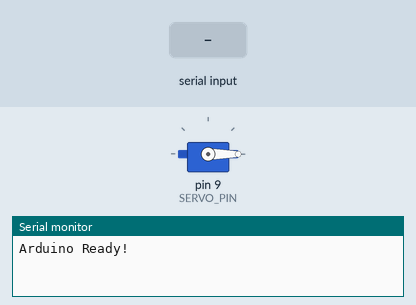
This sketch was run on a simulated Arduino Uno, built with avr-gcc and run on an emulated ATmega328P. Shown: servo, the last lines printed to the serial monitor. The inputs (shaded band) are chosen by the test bench.

Above: at 1.2 s.
1.3 s: "J" received over Serial
At 1.37 s:
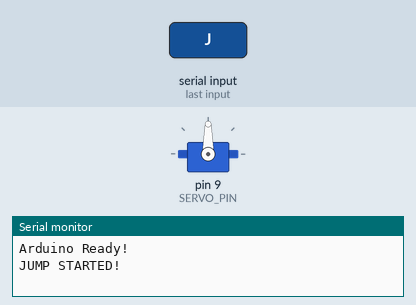
Timing chart, 0 to 4.3 s (numbered marks = the images above; inputs shaded):
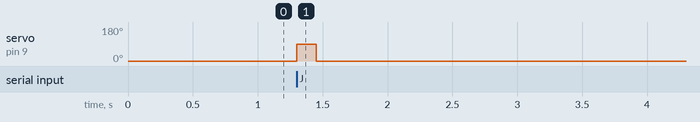

The sketch:

servo_control.ino.ino
```cpp
#include <Servo.h>

Servo myServo;

const int SERVO_PIN = 9;

const int REST_POSITION = 0;
const int JUMP_POSITION = 90;

const unsigned long JUMP_HOLD_TIME = 150;
const unsigned long RETURN_TIME = 150;

enum ServoState {
  IDLE,
  JUMPING,
  RETURNING
};

ServoState currentState = IDLE;

unsigned long previousTime = 0;

void setup() {

  Serial.begin(9600);

  myServo.attach(SERVO_PIN);

  myServo.write(REST_POSITION);

  Serial.println("Arduino Ready!");
}

void loop() {

  if (Serial.available() > 0) {

    char command = Serial.read();

    if (command == 'J' && currentState == IDLE) {

      myServo.write(JUMP_POSITION);

      previousTime = millis();

      currentState = JUMPING;

      Serial.println("JUMP STARTED!");
    }
  }

  unsigned long currentTime = millis();

  if (
    currentState == JUMPING &&
    currentTime - previousTime >= JUMP_HOLD_TIME
  ) {

    myServo.write(REST_POSITION);

    previousTime = currentTime;

    currentState = RETURNING;
  }

  if (
    currentState == RETURNING &&
    currentTime - previousTime >= RETURN_TIME
  ) {

    currentState = IDLE;

    Serial.println("JUMP COMPLETED!");
  }
}
```

Measured:
- after the input at 1.3 s, servo on pin 9 (SERVO_PIN): 0° → 90° at once, → 0° 0.15 s later
